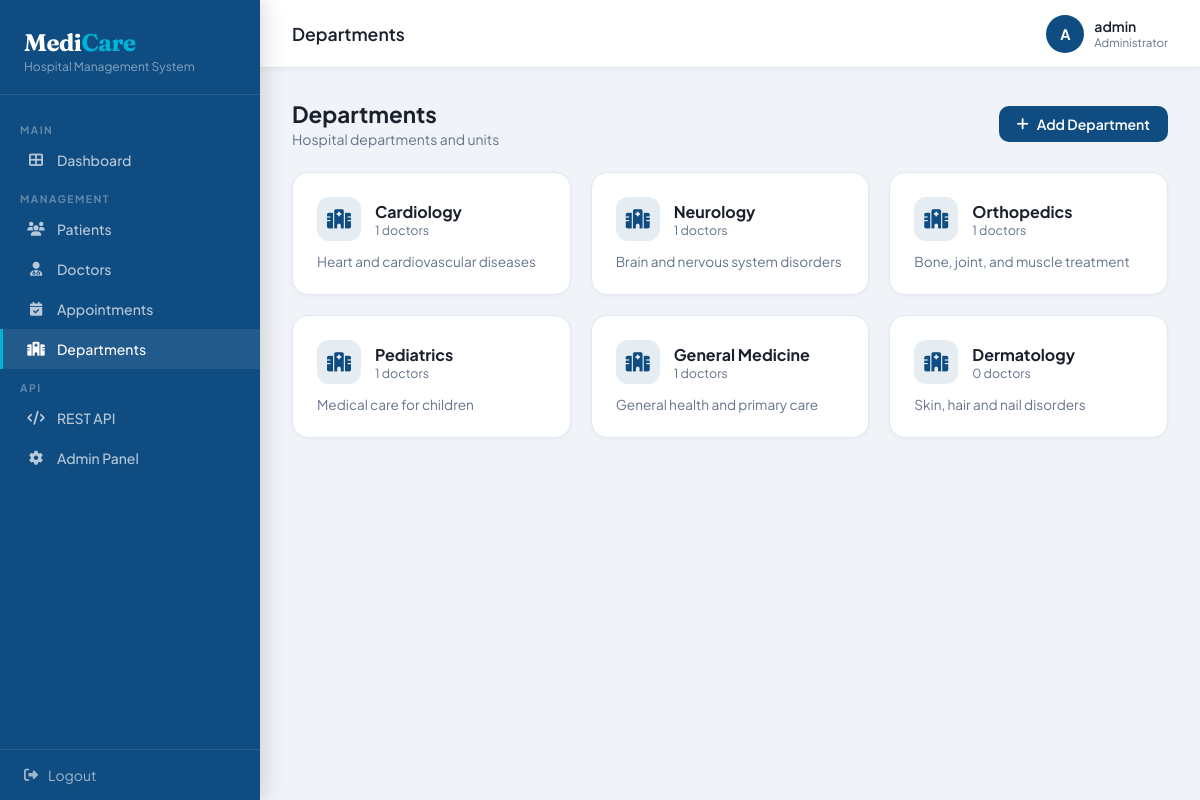
/doctors/departments/ (signed in), run on the app's committed database.
### doctors/models.py (models this page shows, shortened)
class Department(models.Model):
    name        = models.CharField(max_length=100)
    description = models.TextField(blank=True)

### doctors/views.py (the view)
# urls.py: path('departments/',        views.department_list, name='department_list'),
@login_required
def department_list(request):
    departments = Department.objects.all()
    return render(request, 'doctors/departments.html', {'departments': departments})

### doctors/templates/doctors/departments.html (shortened to what this page needs)
{% extends 'core/base.html' %}
{% block page_title %}Departments{% endblock %}
{% block content %}
<div class="page-header">
  <div><h2>Departments</h2><p>Hospital departments and units</p></div>
  <a href="{% url 'department_add' %}" class="btn btn-primary"><i class="fas fa-plus"></i> Add Department</a>
</div>
<div style="display:grid;grid-template-columns:repeat(3,1fr);gap:20px;">
  {% for dept in departments %}
  <div class="card" style="padding:24px;">
    <div style="display:flex;align-items:center;gap:14px;margin-bottom:12px;">
      <div style="width:44px;height:44px;background:rgba(15,76,129,.1);border-radius:12px;display:flex;align-items:center;justify-content:center;color:var(--primary);font-size:1.2rem;">
        <i class="fas fa-hospital-alt"></i>
      </div>
      <div>
        <div style="font-weight:700;font-size:1rem;">{{ dept.name }}</div>
        <div style="font-size:.78rem;color:var(--muted);">{{ dept.doctor_set.count }} doctors</div>
      </div>
    </div>
    {% if dept.description %}<p style="font-size:.85rem;color:var(--muted);">{{ dept.description }}</p>{% endif %}
  </div>
  {% empty %}
  <div style="grid-column:1/-1;text-align:center;color:var(--muted);padding:60px;">No departments yet.</div>
  {% endfor %}
</div>
{% endblock %}

### core/templates/core/base.html (shortened to what this page needs)
<!DOCTYPE html>
<html lang="en">
<head>
<link href="https://cdnjs.cloudflare.com/ajax/libs/font-awesome/6.4.0/css/all.min.css" rel="stylesheet">
</head>
<body>
{% if user.is_authenticated %}
<aside class="sidebar">
  <div class="sidebar-brand">
    <h1>Medi<span>Care</span></h1>
    <p>Hospital Management System</p>
  </div>
  <nav class="sidebar-nav">
    <div class="nav-section">Main</div>
    <a href="{% url 'dashboard' %}" class="nav-item {% if request.resolver_match.url_name == 'dashboard' %}active{% endif %}">
      <i class="fas fa-th-large"></i> Dashboard
    </a>
    <div class="nav-section">Management</div>
    <a href="{% url 'patient_list' %}" class="nav-item {% if 'patient' in request.resolver_match.url_name %}active{% endif %}">
      <i class="fas fa-users"></i> Patients
    </a>
    <a href="{% url 'doctor_list' %}" class="nav-item {% if 'doctor' in request.resolver_match.url_name %}active{% endif %}">
      <i class="fas fa-user-md"></i> Doctors
    </a>
    <a href="{% url 'appointment_list' %}" class="nav-item {% if 'appointment' in request.resolver_match.url_name %}active{% endif %}">
      <i class="fas fa-calendar-check"></i> Appointments
    </a>
    <a href="{% url 'department_list' %}" class="nav-item {% if 'department' in request.resolver_match.url_name %}active{% endif %}">
      <i class="fas fa-hospital"></i> Departments
    </a>
    <div class="nav-section">API</div>
    <a href="/api/" class="nav-item" target="_blank">
      <i class="fas fa-code"></i> REST API
    </a>
    <a href="/admin/" class="nav-item" target="_blank">
      <i class="fas fa-cog"></i> Admin Panel
    </a>
  </nav>
  <div class="sidebar-footer">
    <a href="{% url 'logout' %}"><i class="fas fa-sign-out-alt"></i> Logout</a>
  </div>
</aside>
{% endif %}
<div class="main">
  {% if user.is_authenticated %}
  <header class="topbar">
    <div class="topbar-title">{% block page_title %}Dashboard{% endblock %}</div>
    <div class="topbar-right">
      <div class="topbar-user">
        <div class="avatar">{{ user.username|slice:":1"|upper }}</div>
        <div>
          <div class="user-name">{{ user.username }}</div>
          <div style="font-size:.72rem;color:var(--muted)">Administrator</div>
        </div>
      </div>
    </div>
  </header>
  {% endif %}
  <div class="content">
    {% block content %}{% endblock %}
  </div>
</div>
</body>
</html>

### core/templates/core/base.html (style rules this page uses)
:root { --primary: #0f4c81; --primary-light: #1a6bb5; --accent: #00b4d8; --accent2: #06d6a0; --danger: #ef233c; --warning: #f9c74f; --bg: #f0f4f8; --card: #ffffff; --text: #1a202c; --muted: #64748b; --border: #e2e8f0; --sidebar-w: 260px; }
* { box-sizing: border-box; margin: 0; padding: 0; }
body { font-family: 'Plus Jakarta Sans', sans-serif; background: var(--bg); color: var(--text); display: flex; min-height: 100vh; }
.sidebar { width: var(--sidebar-w); background: var(--primary); position: fixed; top: 0; left: 0; height: 100vh; display: flex; flex-direction: column; z-index: 100; box-shadow: 4px 0 20px rgba(0,0,0,.15); }
.sidebar-brand { padding: 28px 24px 20px; border-bottom: 1px solid rgba(255,255,255,.1); }
.sidebar-brand h1 { font-family: 'Fraunces', serif; color: #fff; font-size: 1.5rem; letter-spacing: -.5px; }
.sidebar-brand span { color: var(--accent); }
.sidebar-brand p { color: rgba(255,255,255,.5); font-size: .75rem; margin-top: 2px; }
.sidebar-nav { flex: 1; padding: 16px 0; overflow-y: auto; }
.nav-section { padding: 12px 20px 4px; font-size: .65rem; font-weight: 700; letter-spacing: 1.5px; color: rgba(255,255,255,.35); text-transform: uppercase; }
.nav-item { display: flex; align-items: center; gap: 12px; padding: 11px 24px; color: rgba(255,255,255,.7); text-decoration: none; font-size: .875rem; font-weight: 500; transition: all .2s; border-left: 3px solid transparent; }
.nav-item:hover, .nav-item.active { background: rgba(255,255,255,.08); color: #fff; border-left-color: var(--accent); }
.nav-item i { width: 18px; text-align: center; }
.sidebar-footer { padding: 16px 24px; border-top: 1px solid rgba(255,255,255,.1); }
.sidebar-footer a { display: flex; align-items: center; gap: 10px; color: rgba(255,255,255,.6); font-size: .875rem; text-decoration: none; }
.main { margin-left: var(--sidebar-w); flex: 1; display: flex; flex-direction: column; min-height: 100vh; }
.topbar { background: var(--card); padding: 0 32px; height: 68px; display: flex; align-items: center; justify-content: space-between; border-bottom: 1px solid var(--border); position: sticky; top: 0; z-index: 50; box-shadow: 0 1px 8px rgba(0,0,0,.05); }
.topbar-title { font-size: 1.1rem; font-weight: 600; color: var(--text); }
.topbar-right { display: flex; align-items: center; gap: 16px; }
.topbar-user { display: flex; align-items: center; gap: 10px; }
.avatar { width: 38px; height: 38px; border-radius: 50%; background: var(--primary); color: #fff; display: flex; align-items: center; justify-content: center; font-weight: 700; font-size: .9rem; }
.user-name { font-size: .875rem; font-weight: 600; }
.content { padding: 32px; flex: 1; }
.card { background: var(--card); border-radius: 16px; border: 1px solid var(--border); box-shadow: 0 1px 4px rgba(0,0,0,.04); }
.btn { display: inline-flex; align-items: center; gap: 8px; padding: 9px 18px; border-radius: 10px; font-size: .875rem; font-weight: 600; cursor: pointer; border: none; text-decoration: none; transition: all .2s; }
.btn-primary { background: var(--primary); color: #fff; }
.page-header { display: flex; align-items: center; justify-content: space-between; margin-bottom: 24px; }
.page-header h2 { font-size: 1.4rem; font-weight: 700; }
.page-header p { color: var(--muted); font-size: .875rem; margin-top: 2px; }

### data on the page
Department: name "Cardiology", doctor_set.count "1", description "Heart and cardiovascular diseases"
Department: name "Neurology", doctor_set.count "1", description "Brain and nervous system disorders"
Department: name "Orthopedics", doctor_set.count "1", description "Bone, joint, and muscle treatment"
Department: name "Pediatrics", doctor_set.count "1", description "Medical care for children"
Department: name "General Medicine", doctor_set.count "1", description "General health and primary care"
Department: name "Dermatology", doctor_set.count "0", description "Skin, hair and nail disorders"

### other printed values
{{ user.username|slice:":1"|upper }} "A"
{{ user.username }} "admin"
